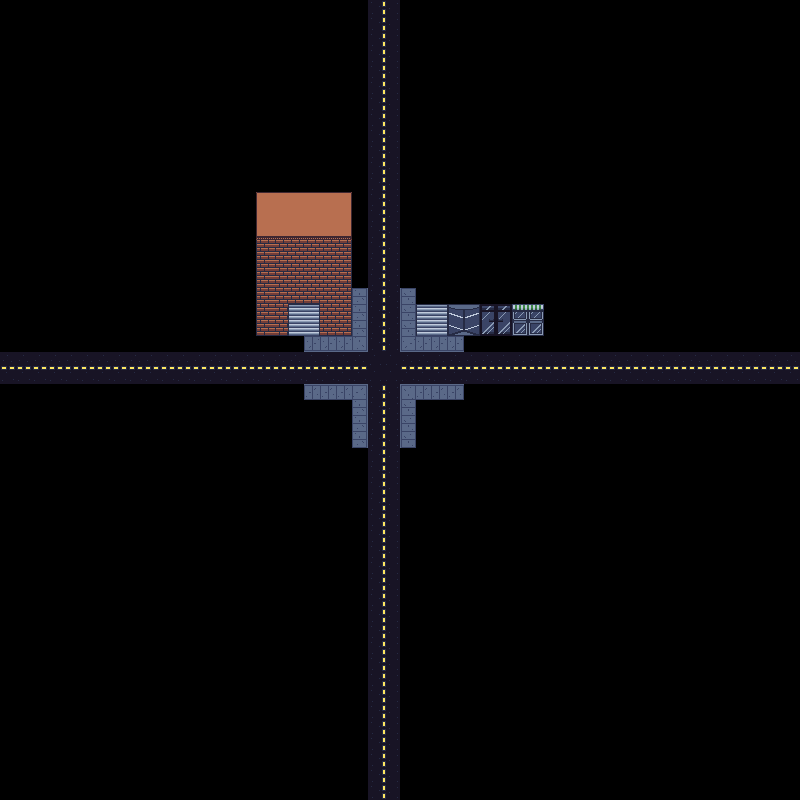

Tiled map render using the project's own tile images. Description and the map definition, with tile-layer contents summarised, below:
An orthogonal 50x50 tile map with 16x16 px tiles, 2 tile layers (Road, Layer 1), 2 tilesets and 1 object (Object 1).

<map version="1.0" orientation="orthogonal" renderorder="right-down" width="50" height="50" tilewidth="16" tileheight="16">
<tileset name="city" firstgid="1" tilewidth="16" tileheight="16" tilecount="20">
<image format="png" width="64" height="80" source="city.png">
</image>
</tileset>
<tileset name="doors" firstgid="21" tilewidth="16" tileheight="16" tilecount="64">
<image format="png" width="128" height="128" source="doors.png">
</image>
</tileset>
<objectgroup name="Objects" color="#8000E5FF">
<object id="0" name="Object 1" x="0" y="0" width="16" height="16">
</object>
</objectgroup>
<layer name="Road" width="50" height="50">
<data>[2500 cells, 294 non-empty, 47 distinct tile ids]</data>
</layer>
<layer name="Layer 1" width="50" height="50">
<data>[2500 cells, 0 non-empty, 0 distinct tile ids]</data>
</layer>
</map>
